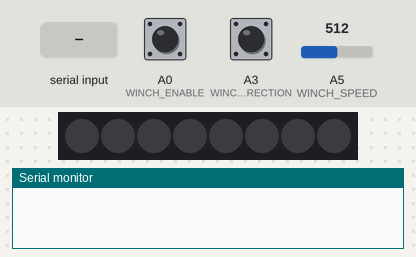
A sketch run on a simulated Arduino Mega 2560, built with avr-gcc and run on an emulated ATmega2560. Parts: 8 RGB LEDs in strip order, left to right, the last lines printed to the serial monitor. Inputs (shaded band) come from the test bench; at power-on: A0 (WINCH_ENABLE) HIGH, A3 (WINCH_DIRECTION) HIGH, A5 (WINCH_SPEED) = 512. Dim RGB values are drawn brighter than linear.

Above: at 1.2 s.
1.3 s: A0 (WINCH_ENABLE) pulled LOW for 0.15 s
At 1.4 s:
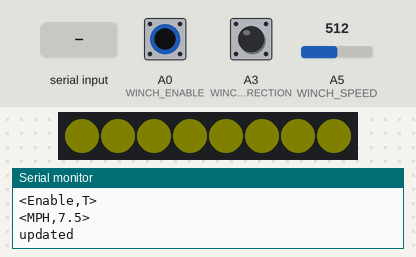
At 2.6 s:
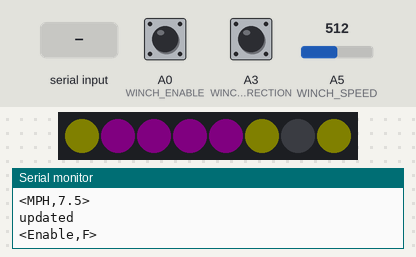
2.9 s: "<90,45,200>" received over the second serial link
Timing chart, 0 to 5.9 s (numbered marks = the images above; inputs shaded):
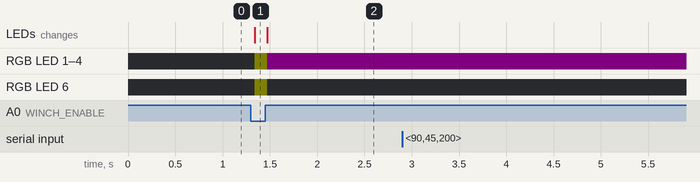

Measured:
- after the input at 1.3 s, RGB LED 1–4: off → RGB(5, 5, 0) at once, → RGB(5, 0, 5) 0.13 s later; RGB LED 6: off → RGB(5, 5, 0) at once, → off 0.13 s later; the LEDs: change at once (image 1)

The sketch:

sonnet_WinchVersion.ino
```cpp
/*
 *to do: local averages in calculateDeltas.
 *

add motor enable boolean to tft

clean up readProbe and readWinch

*/


#define WINCH_DIRECTION A3
#define WINCH_ENABLE A0
#define WINCH_SPEED A5

#define PIXEL_ADDRESS 2
#define NUM_PIXELS 8

//indicator LED grid

#define STABILITY_CLASSIFIER_LED 0
#define T1_LED 1
#define T2_LED 2
#define INTT1_LED 4
#define INTT2_LED 3
#define LOAD_LED1 7
#define LOAD_LED2 8
#define LOAD_LED3 9

#define WINCH_LED 6


#define PID_OUTPUT 4

#define DELTA_SIZE 256

#define serialUSB Serial
#define serialTFT Serial1
#define serialWinch Serial2
#define serialProbe Serial3

#include <Adafruit_NeoPixel.h>
Adafruit_NeoPixel pixels(NUM_PIXELS, PIXEL_ADDRESS, NEO_GRB + NEO_KHZ800);

int rawValue;
int oldValue;

float mapSpeed = 0.0;        // value output to the PWM
float speedDebounce;

String probeString;

String winchCommand;
String lastWinchCommand;
bool winchDir;
bool winchEnable;

unsigned long time_updateWinch = 0;
unsigned long time_idle = 30;
unsigned long millis_idle = 0;

int idleWheel = 0;
const uint8_t idleDelay = 30;

/// serial reading:
const byte numChars = 128;
char receivedChars[numChars];
char tempChars[numChars];        // temporary array for use when parsing
char receivedCharsWinch[numChars];
char tempCharsWinch[numChars];

boolean newData = false;
boolean newDataWinch = false;


/// probe serial read:

float i,j,k,real,linx,liny,linz,lintotal,stabilityClassifier,intT1,intT2,T1,T2;

// probe calculatoins:

float roll, pitch, yaw;

// winch serial read:

float winchDEPLOYED,winchMPH,winchLOAD,winchMOTOR,winchON,winchSPEED,winchDIRECTION = 999.9;

//deltas

float loads[DELTA_SIZE], rolls[DELTA_SIZE];
int indxP = 0;
int indxL = 0;


void setup()
{
  pinMode(WINCH_SPEED, INPUT); //INPUT_ANALOG);
  pinMode(WINCH_DIRECTION, INPUT_PULLUP);
  pinMode(WINCH_ENABLE, INPUT_PULLUP);

    pixels.begin(); //initialize all leds
    pixels.setBrightness(10);

    pixels.show();


  serialUSB.begin(9600); //USB
  serialTFT.begin(9600); //collected data to TFT vizualization
  serialWinch.begin(9600); //winch
  serialProbe.begin(9600);


  for (int i=0;i<DELTA_SIZE;i++){
    loads[i] = NULL;
  }

}

void loop()
{
  //readProbe();
  readWinch();

//to do: build string in its own thing. look for flags when serial data is received (probe OR winch).
//change the 70 back to 50. the 70 is there because the winch throws data every 70ms.
 if(millis() >= time_updateWinch + 70){ //50mS interval on reading winch to avoid explosion of serial messages inbetween values
  time_updateWinch += 70;
  updateWinch();
  buildString_WinchOnly();
 }

 updateIndicators();

}


///////////////////////////////////////////////////WINCH SERIAL READING

void readWinch() { //deployed,mph,load,motor
    static boolean recvInProgress = false;
    static byte ndx = 0;
    char startMarker = '<';
    char endMarker = '>';
    char rc;


    while (serialWinch.available() > 0 && newDataWinch == false) {
        rc = serialWinch.read();
        //serialUSB.write(rc);
        if(rc == endMarker){  //?
        }

        if (recvInProgress == true) {
            if (rc != endMarker) {
                receivedCharsWinch[ndx] = rc;
                ndx++;
                if (ndx >= numChars) {
                    ndx = numChars - 1;
                }
            }
            else {
                receivedCharsWinch[ndx] = '\0'; // terminate the string
                recvInProgress = false;
                ndx = 0;
                newDataWinch = true;
            }
        }

        else if (rc == startMarker) {
            recvInProgress = true;
        }
    }

    if (newDataWinch == true) {
        strcpy(tempCharsWinch, receivedCharsWinch);
            // this temporary copy is necessary to protect the original data
            //   because strtok() used in parseData() replaces the commas with \0
        parseWinchData();
        newDataWinch = false;
    }
}


void recSerial() {
    static boolean recvInProgress = false;
    static byte ndx = 0;
    char startMarker = '<';
    char endMarker = '>';
    char rc;


    while (serialProbe.available() > 0 && newData == false) {
        rc = serialProbe.read();
        serialUSB.write(rc);

        if(rc == endMarker){
        }

        if (recvInProgress == true) {
            if (rc != endMarker) {
                receivedChars[ndx] = rc;
                ndx++;
                if (ndx >= numChars) {
                    ndx = numChars - 1;
                }
            }
            else {
                receivedChars[ndx] = '\0'; // terminate the string
                recvInProgress = false;
                ndx = 0;
                newData = true;
                //Serial.println(" received");
            }
        }

        else if (rc == startMarker) {
            recvInProgress = true;
        }
    }

}

void parseWinchData() {      // split the data into its parts

    char * strtokIndx; // this is used by strtok() as an index

    strtokIndx = strtok(tempCharsWinch,",");
    winchDEPLOYED = atof(strtokIndx);

    strtokIndx = strtok(NULL, ","); // this continues where the previous call left off
    winchMPH = atof(strtokIndx);

    strtokIndx = strtok(NULL, ",");
    winchLOAD = atof(strtokIndx);

    strtokIndx = strtok(NULL, ",");
    winchMOTOR = atof(strtokIndx);

    fillLoadDeltas();
    float deltas10 = calculateProbeDeltas(10);
           if (deltas10 != NULL ){
           Serial.println(deltas10);
           }
           else {
           Serial.println("waiting for 10...");
           }

}


///////////////////////////////////////////////////////////BUILDING TFT STRING


void buildString_WinchOnly(){  //called when there is new data from probe (if winch updates in the meantime, updated info will show on next probe read).

      if(winchEnable){
        winchON = 1.1;
      }

      float gData[6] = {winchDEPLOYED,winchMPH,winchLOAD,winchON,winchSPEED,winchDIRECTION};
      serialTFT.print("<");
      //serialUSB.print("<");
      for(int i=0;i<6;i++){
      serialTFT.print(gData[i]);
      serialTFT.print(",");

      //serialUSB.print(gData[i]);
      //serialUSB.print(",");
      }
      serialTFT.print(">");
      serialTFT.println();
      //serialUSB.print(">");
      //serialUSB.println();
}

///////////////////////////////////////////////////////////WINCH HARDWARE CONTROLS

void updateWinch(){
  if (digitalRead(WINCH_ENABLE)==LOW){ //enabled (pullup resistors)
        mapSpeed = debounceAnalog();
        if (mapSpeed != NULL){ //if value has changed since last reading
        //serialUSBprintln(mapSpeed);
        if(mapSpeed<0.1){mapSpeed=0.0;}
        winchEnabled();
        winchCommand = "<MPH,"; //start building the winch speed command

        if (digitalRead(WINCH_DIRECTION)==LOW){  //if direction switch is down
          winchDIRECTION = 0.0;
          winchCommand += "-"; //add a minus to indicate direction
        }
          else{winchDIRECTION = 1.1;}

        winchCommand += mapSpeed; //add result to String
        winchSPEED = mapSpeed;
        winchCommand.remove(winchCommand.length()-1); //remove last decimal point
        winchCommand += ">"; //terminate the winch command

        if (!(winchCommand==lastWinchCommand)){ //if the String command has changed since the last reading, (or if the switch has flipped - i dont know why this doesn't count) continue. (comparing floats is a bad idea.)

        //send the command through the serial port
        serialUSB.println(winchCommand);
        serialWinch.println(winchCommand);
        serialUSB.println("updated");
        lastWinchCommand = winchCommand; //store the command for later comparison
        for (int i=0; i<NUM_PIXELS+1; i++){
            writeLEDs(i, analogRead(WINCH_SPEED)/4);

        }
        //writeLEDs(WINCH_LED, analogRead(WINCH_SPEED)/4);
        }

        }
    }
 else{
    winchDisabled(); //send the disable command only if the winch was previously enabled
 }
}

void winchEnabled(){ //avoid sending the enable command every time the speed is updated
  if (winchEnable == false){ //if the winch is currently not enabled, then send the command.
      serialUSB.println("<Enable,T>"); //enable
      serialWinch.println("<Enable,T>"); //enable
      winchEnable = true;
  }
}


void winchDisabled(){
  if (winchEnable == true){ //if the winch is currently not enabled, then send the command.
      serialUSB.println("<Enable,F>"); //disable
      serialWinch.println("<Enable,F>"); //disable
      winchEnable = false;
      pixels.setPixelColor(WINCH_LED, pixels.Color(0,0,0));
      pixels.show();

  }
}


float mapfloat(long x, long in_min, long in_max, long out_min, long out_max)
{
 return (float)(x - in_min) * (out_max - out_min) / (float)(in_max - in_min) + out_min;
}

float debounceAnalog(){
  rawValue = analogRead(WINCH_SPEED);
  rawValue = analogRead(WINCH_SPEED); //double read
  rawValue = constrain(rawValue, 8, 1015);
  rawValue = map(rawValue, 8, 1015, 1, 150); //changed from 120 (30.0 * 4)
  if (rawValue < (oldValue - 1) || rawValue > (oldValue + 1)) { //remove jitter
    oldValue = rawValue;
    //if(rawValue<3){return 0.1;} //eliminate glitch where min value is 0.5
    //return (0.5*round(2.0*(rawValue/4.0))); //round to the nearest .5
    //return (rawValue*4.0)+0.5)/4.0); //round to .25
    return rawValue/10.0;
    }
  else {
    return NULL;
  }
}

 void fillLoadDeltas(){
   loads[indxL] = winchLOAD;  //fill array with load cell values
   indxL++;
   if (indxL > DELTA_SIZE-1){
      indxL = 0;
   }
 }

 void fillProbeDeltas(){
   rolls[indxP] = roll;
   indxP++;
   if (indxP > DELTA_SIZE-1){
    for(int i=0;i<indxP;i++){
    }
      indxP = 0;
   }
 }

 float calculateLoadDeltas(int steps){ //should be used primarily for load cell, but also for orientation

  //change in last 10:
  //considering latest reading in the index, subtract 10 and compare
  //change in last 100:
  //considering latest reading in the index, subtract 100 and compare

  //TO DO: rolling averages

    if (indxL-steps<0){
        return loads[DELTA_SIZE-(indxL-steps)]-winchLOAD; //fx. if its at position 7, and you ask it to return 10, it returns (size) -3.
     }
    else {
        return loads[indxL-steps]-winchLOAD; //current value is subtracted from historical.
      }
 }


 float calculateProbeDeltas(int steps){ //should be used primarily for load cell, but also for orientation

  if (indxP-steps<0){
      return rolls[DELTA_SIZE-(indxP-steps)]-roll; //fx. if its at position 7, and you ask it to return 10, it returns (size) -3.
  }
  else {
      return rolls[indxP-steps]-roll; //current value is subtracted from historical.
    }
  }


/////////////////////////////////////////////////////////////////////////////////////////////////////led functions

void updateIndicators(){
  //t1
  //-sets of 10 degrees, fade up?
  //e.g. 10 to 20 degrees is blue, 20 to 30 is blue-green, 30 to 40 is green, etc.
  //can use Wheel(0-255) to select a color. would be nice to jump every 10 degree increment, then fade.
  //f.x. -10 to 150.
  //blue-green-yellow-orange-red
  //approx 30 degrees per color, so three steps within each.
/*
  for(int i=0;i<NUM_PIXELS+1;i++){ //test all pixels
    pixels.setPixelColor(i, pixels.Color(0,0,255));
    pixels.show();
    Serial.println(i);
    delay(1000);
    pixels.setPixelColor(i, pixels.Color(0,0,0));
    pixels.show();
  }
  */


  setTempIndicators(T1_LED, T1);
  setTempIndicators(T2_LED, T2);
  setTempIndicators(INTT1_LED, intT1);
  setTempIndicators(INTT2_LED, intT2);


  //load

  //tilt OL

}

void setTempIndicators(int pin, int value){

  const int minTemp = -10;
  const int maxTemp = 150;

  if(value>1999){
  pixels.setPixelColor(pin, pixels.Color(0,0,0)); //error
  }
  else if (value>maxTemp){
  pixels.setPixelColor(pin, pixels.Color(255,255,255)); //ultra hot = white
  }
  else if (value<minTemp){
  pixels.setPixelColor(pin, pixels.Color(0,0,70)); //ultra cold = dark blue
  }
  else{
  pixels.setPixelColor(pin, Wheel(map(value,minTemp,maxTemp,230,0))); //wheel turns from blue back to red, try and find start of blue (should be around 230?)
  }
}

void writeLEDs(uint8_t address, uint8_t value){
  //leds GRB, up to 255, lower values means dimmer.
  pixels.setPixelColor(address, Wheel(value/3));
  pixels.show();
}

    // Input a value 0 to 255 to get a color value.
    // The colours are a transition r - g - b - back to r.
uint32_t Wheel(byte WheelPos){
  WheelPos = 255 - WheelPos;
  if(WheelPos < 85)
  {
      return pixels.Color(255 - WheelPos * 3, 0, WheelPos * 3);
  }
  else if(WheelPos < 170)
  {
      WheelPos -= 85;
      return pixels.Color(0, WheelPos * 3, 255 - WheelPos * 3);
  }
  else
  {
      WheelPos -= 170;
      return pixels.Color(WheelPos * 3, 255 - WheelPos * 3, 0);
  }
}


uint32_t Wheel2(byte WheelPos) {
  WheelPos = 255 - WheelPos;
  if(WheelPos < 85) {
    return pixels.Color(255 - WheelPos * 3, 50, WheelPos * 3);
  }
  if(WheelPos < 170) {
    WheelPos -= 85;
    return pixels.Color( WheelPos * 3,50, 255 - WheelPos * 3);
  }
  WheelPos -= 170;
  return pixels.Color(255 - WheelPos * 3,50, WheelPos * 3);
}
```
